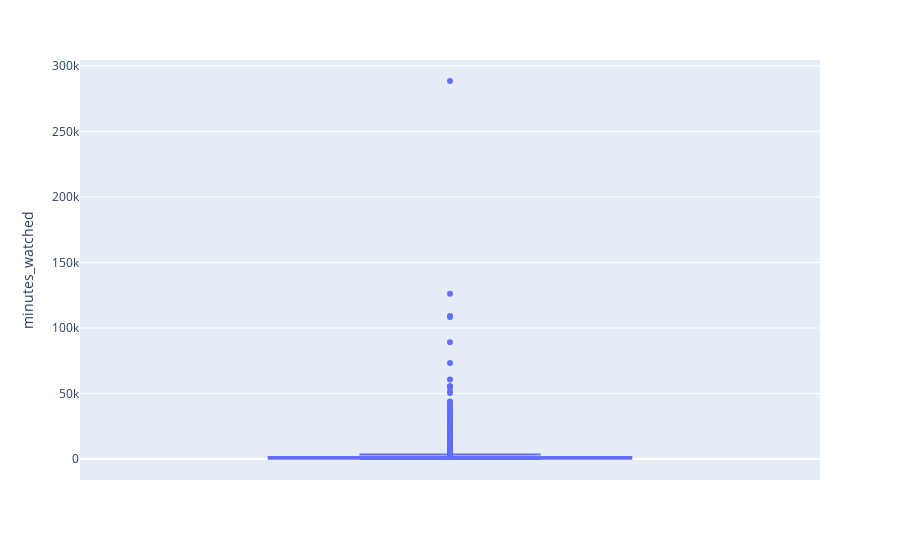

The cell this chart's notebook holds for it:
### Code cell
fig = px.box(data, y = 'minutes_watched')
fig.show()

### Figure 1 — Plotly figure (JSON) as saved in the notebook; plotly's stock layout.template omitted (floating-point values rounded to 4 significant figures; data arrays with more than 128 entries replaced by an {"elided": "..."} marker saying what was removed)
{"data": [{"alignmentgroup": "True", "hovertemplate": "minutes_watched=%{y}<extra></extra>", "legendgroup": "", "marker": {"color": "#636efa"}, "name": "", "notched": false, "offsetgroup": "", "orientation": "v", "showlegend": false, "type": "box", "x0": " ", "xaxis": "x", "y": {"elided": "3785 int values"}, "y0": " ", "yaxis": "y"}], "layout": {"boxmode": "group", "legend": {"tracegroupgap": 0}, "margin": {"t": 60}, "xaxis": {"anchor": "y", "domain": [0, 1]}, "yaxis": {"anchor": "x", "domain": [0, 1], "title": {"text": "minutes_watched"}}}}
